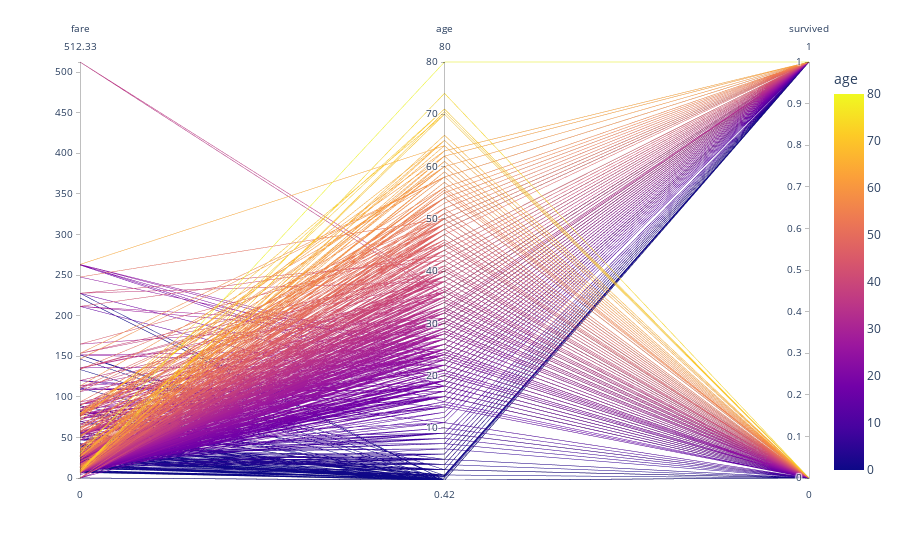

Notebook source saved alongside this figure:
### Markdown cell above
# Q3: Create a parallel coordinates plot 
- Let the dimentions be fare, age and survived.
- The color argumnet should be based on age column.
- Reset the color continuous midpoint to be 40.

### Code cell
# write your code here ^_^
fig = px.parallel_coordinates(df, color="age", dimensions=['fare', 'age', 'survived'],
                             color_continuous_midpoint=40)
fig.show()

### Figure 1 — Plotly figure (JSON) as saved in the notebook; plotly's stock layout.template omitted (floating-point values rounded to 4 significant figures; data arrays with more than 128 entries replaced by an {"elided": "..."} marker saying what was removed)
{"data": [{"dimensions": [{"label": "fare", "values": {"elided": "891 float values"}}, {"label": "age", "values": {"elided": "891 float values"}}, {"label": "survived", "values": {"elided": "891 int values"}}], "domain": {"x": [0, 1], "y": [0, 1]}, "line": {"color": {"elided": "891 float values"}, "coloraxis": "coloraxis"}, "name": "", "type": "parcoords"}], "layout": {"autosize": true, "coloraxis": {"cmid": 40, "colorbar": {"title": {"text": "age"}}, "colorscale": [[0, "#0d0887"], [0.1111, "#46039f"], [0.2222, "#7201a8"], [0.3333, "#9c179e"], [0.4444, "#bd3786"], [0.5556, "#d8576b"], [0.6667, "#ed7953"], [0.7778, "#fb9f3a"], [0.8889, "#fdca26"], [1, "#f0f921"]]}, "legend": {"tracegroupgap": 0}, "margin": {"t": 60}}}
